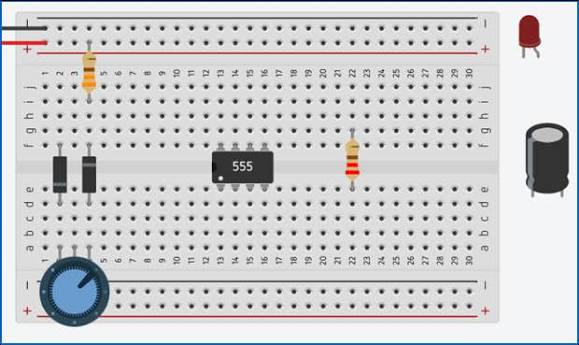
#> input picture camera/bancada_teste.jpeg, 579 x 345 px
$ python test.py
#> lines starting #> are read from the running program, lines starting #| are printed output that depends on the picture; after the words box and inside, x2 and y2 are one past the last pixel; in counts of white or black regions, pixels touching at a corner belong together
#> further down, image is the input picture: shape (345, 579, 3); mean B, G, R 207.1, 205.6, 205.1
import numpy as np
import cv2 as cv

def get_components_by_contours(image):
    """ retorna os componentes da imagem em uma lista"""

    # converte a imagem para escala de cinza:
    image_gray = cv.cvtColor(image, cv.COLOR_BGR2GRAY)
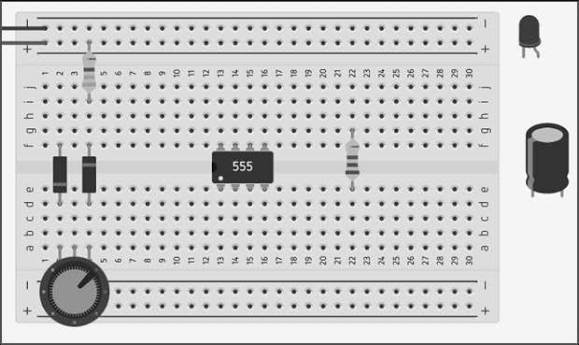
#> image_gray: shape (345, 579); min 0, max 255, mean 205.6
    cv.imwrite('bancada_teste_gray.jpeg', image_gray)

    #faz o threshold na imagem:
    ret, thresh = cv.threshold(image_gray, 127, 255, 0)
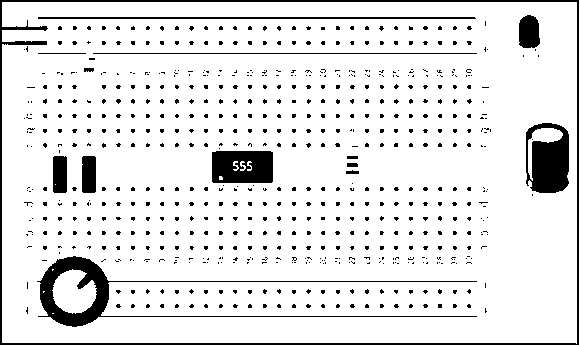
#> thresh: shape (345, 579); 89.7% white; 666 black regions (652 under 20 px)
    cv.imwrite('bancada_teste_thresh.jpeg', thresh)

    contours, hierarchy = cv.findContours(thresh, cv.RETR_TREE, cv.CHAIN_APPROX_SIMPLE)
#> contours = 749 contours, 468 with area under 20; largest, box (x1, y1, x2, y2) and area: (2, 2, 577, 344) 194752, (36, 255, 478, 328) 5466, (525, 122, 570, 194) 2860, (211, 150, 274, 184) 2034, (52, 269, 97, 314) 1328
    cv.imwrite('bancada_teste_contours.jpeg', cv.drawContours(image.copy(), contours, -1, (0, 255, 0), 3))
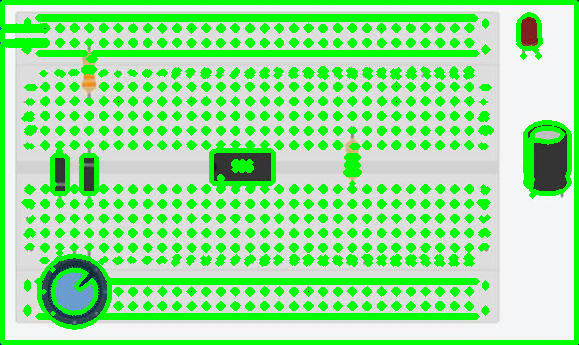
#> saved as bancada_teste_contours.jpeg: shape (345, 579, 3); mean B, G, R 150.9, 230, 150.1

    # assim a gente consegue ver +- qual o tamanho do contorno dos furos da protoboard e quais são
    # de fato os componentes:
    cont_novo = []
    area = []

    for i in range (len(contours)):
        tam = cv.arcLength(contours[i], True)

        if (tam > 26 and tam < 750):
            cont_novo.append(contours[i])
            area.append(cv.contourArea(contours[i]))
#> this loop made 749 passes
#> tam on passes 1 to 3: 2030.2, 14.49, 18.49
#> after the loop, area = [1327.5, 55, 56.5, 46, 561, 561, 2034, 12.5, 17, 15, 2859.5, 444, 48.5, 96, 642.5]; cont_novo = 15 contours, 3 with area under 20; largest, box (x1, y1, x2, y2) and area: (525, 122, 570, 194) 2860, (211, 150, 274, 184) 2034, (52, 269, 97, 314) 1328, (518, 14, 541, 49) 642, (81, 155, 97, 194) 561
    return cont_novo, area

# def get_components_by_colors():
# #epsilon = 0.1*cv.arcLength(contours[0])


if __name__ == '__main__':
    image = cv.imread('bancada_teste.jpeg')
    componentes, areas = get_components_by_contours(image)
#> componentes has the same summary as cont_novo in get_components_by_contours; areas has the same summary as area in get_components_by_contours
    cv.imwrite('bancada_teste_contours_filtered.jpeg', cv.drawContours(image.copy(), componentes, -1, (0, 255, 0), 3))
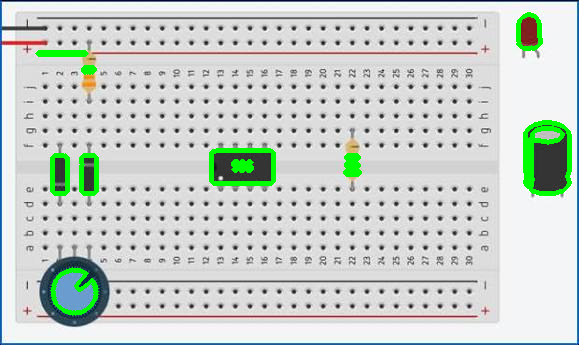
#> saved as bancada_teste_contours_filtered.jpeg: shape (345, 579, 3); mean B, G, R 202.8, 208.7, 200.8

    for i in range(len(componentes)):
        print(f'Componente {i} - Area: {areas[i]}')
#> this loop made 15 passes
#| Componente 0 - Area: 1327.5
#| Componente 1 - Area: 55.0
#| Componente 2 - Area: 56.5
#| Componente 3 - Area: 46.0
#| Componente 4 - Area: 561.0
#| Componente 5 - Area: 561.0
#| Componente 6 - Area: 2034.0
#| Componente 7 - Area: 12.5
#> (further printed lines are left out)
